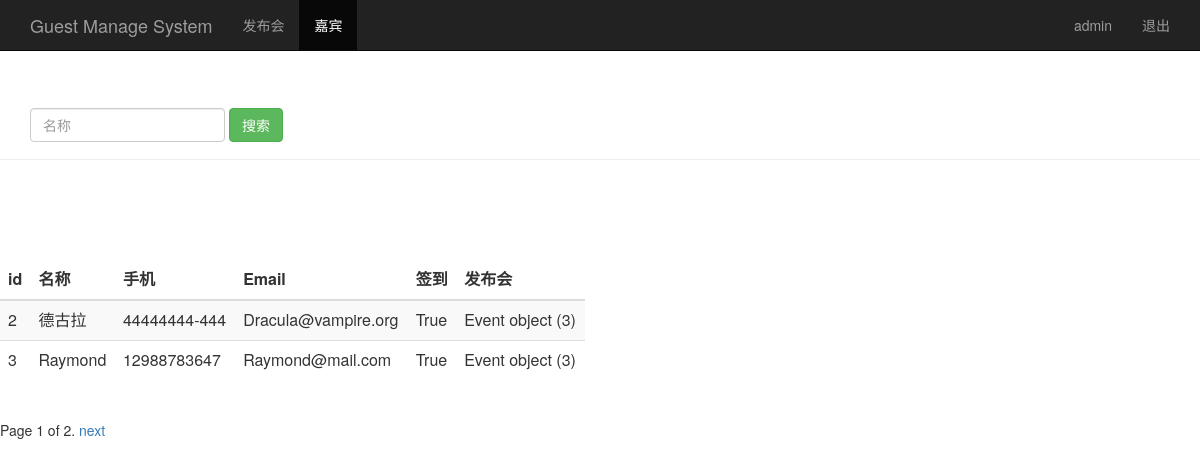
The page /guest_manage/ (signed in) on the database its author committed.
### sign/models.py (models this page shows, shortened)
class Guest(models.Model):
    event = models.ForeignKey(Event)
    realname = models.CharField(max_length=64)
    phone = models.CharField(max_length=16)
    email = models.EmailField()
    sign = models.BooleanField()
    create_time = models.DateTimeField(auto_now=True)
    class Meta:
        unique_together = ("event", "phone")

class Event(models.Model):
    name = models.CharField(max_length=100)
    limit = models.IntegerField()
    status = models.BooleanField()
    address = models.CharField(max_length=200)
    start_time = models.DateTimeField('events time')
    create_time = models.DateTimeField(auto_now=True)

### sign/views.py (the view)
# urls.py: url(r'^guest_manage/$', views.guest_manage),
@login_required
def guest_manage(request):
    username = request.session.get('user', '')
    guest_list = Guest.objects.all()
    paginator = Paginator(guest_list, 2)
    page = request.GET.get('page')
    try:
        contacts = paginator.page(page)
    except PageNotAnInteger:
        contacts = paginator.page(1)
    except EmptyPage:
        contacts = paginator.page(paginator.num_pages)
    return render(request, "guest_manage.html", {"user": username, "guests": contacts})

### sign/templates/guest_manage.html (shortened to what this page needs)
<html lang="zh-CN">
  <head>
      {% load bootstrap3 %}
      {% bootstrap_css %}
    </head>
  <nav class="navbar navbar-inverse navbar-fixed-top">
    <div class="container">
      <div class="navbar-header">
        <a class="navbar-brand" href="/event_manage/">Guest Manage System</a>
      </div>
      <div id="navbar" class="collapse navbar-collapse">
        <ul class="nav navbar-nav">
          <li><a href="/event_manage/">发布会</a></li>
          <li class="active"><a href="#">嘉宾</a></li>
        </ul>
        <ul class="nav navbar-nav navbar-right">
          <li><a href="#">{{user}}</a></li>
          <li><a href="/logout/">退出</a></li>
        </ul>
      </div>
    </div>
  </nav>
    <div class="page-header" style="padding-top: 60px;">
      <div id="navbar" class="navbar-collapse collapse">
        <form class="navbar-form" method="get" action="/sreach_guest/">
          <div class="form-group">
            <input name="realname" type="text" placeholder="名称" class="form-control">
          </div>
          <button type="submit" class="btn btn-success">搜索</button>
        </form>
      </div>
    </div>
  <div class="row" style="padding-top: 80px;">
    <div class="col-md-6">
      <table class="table table-striped">
        <thead>
          <tr>
            <th>id</th><th>名称</th><th>手机</th><th>Email</th><th>签到</th>
            <th>发布会</th>
          </tr>
        </thead>
        <tbody>
          {% for guest in guests %}
            <tr>
              <td>{{ guest.id }}</td>
              <td>{{ guest.realname }}</td>
              <td>{{ guest.phone }}</td>
              <td>{{ guest.email }}</td>
              <td>{{ guest.sign }}</td>
              <td>{{ guest.event }}</td>
            </tr>
          {% endfor %}
        </tbody>
      </table>
    </div>
  </div>
  <div class="pagination">
    <span class="step-links">
        <span class="current">
          Page {{ guests.number }} of {{ guests.paginator.num_pages }}.
        </span>
      {% if guests.has_next %}
        <a href="?page={{ guests.next_page_number }}">next</a>
      {% endif %}
    </span>
  </div>
</html>

### rows shown on the page
Guest: id "2", realname "德古拉", phone "44444444-444", email "Dracula@vampire.org", sign "True", event "Event object (3)"
Guest: id "3", realname "Raymond", phone "12988783647", email "Raymond@mail.com", sign "True", event "Event object (3)"

### other values the page prints
{{ user }} "admin"
{{ guests.number }} "1"
{{ guests.paginator.num_pages }} "2"
